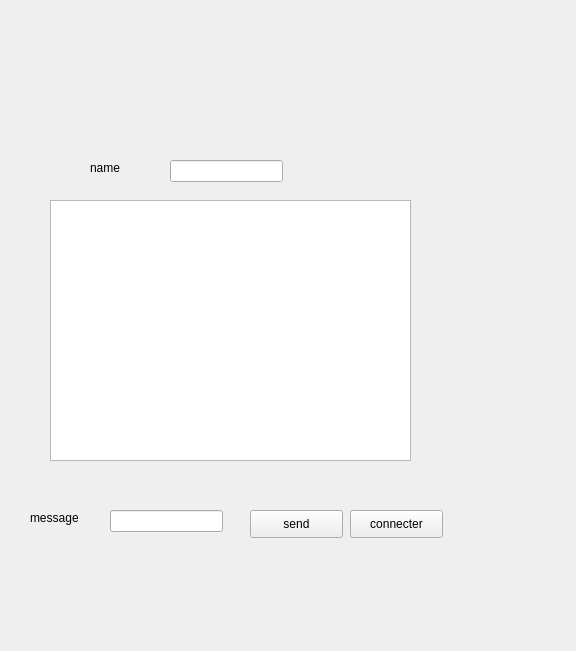
<?xml version="1.0" encoding="UTF-8"?>
<ui version="4.0">
 <class>Widget</class>
 <widget class="QWidget" name="Widget">
  <property name="geometry">
   <rect>
    <x>0</x>
    <y>0</y>
    <width>576</width>
    <height>651</height>
   </rect>
  </property>
  <property name="windowTitle">
   <string>Form</string>
  </property>
  <widget class="QPushButton" name="bind">
   <property name="geometry">
    <rect>
     <x>350</x>
     <y>510</y>
     <width>93</width>
     <height>28</height>
    </rect>
   </property>
   <property name="text">
    <string>connecter</string>
   </property>
  </widget>
  <widget class="QLineEdit" name="name">
   <property name="geometry">
    <rect>
     <x>170</x>
     <y>160</y>
     <width>113</width>
     <height>22</height>
    </rect>
   </property>
  </widget>
  <widget class="QLabel" name="label_4">
   <property name="geometry">
    <rect>
     <x>220</x>
     <y>810</y>
     <width>56</width>
     <height>16</height>
    </rect>
   </property>
   <property name="text">
    <string>message</string>
   </property>
  </widget>
  <widget class="QPushButton" name="bind_2">
   <property name="geometry">
    <rect>
     <x>540</x>
     <y>810</y>
     <width>93</width>
     <height>28</height>
    </rect>
   </property>
   <property name="text">
    <string>connecter</string>
   </property>
  </widget>
  <widget class="QPushButton" name="sent">
   <property name="geometry">
    <rect>
     <x>250</x>
     <y>510</y>
     <width>93</width>
     <height>28</height>
    </rect>
   </property>
   <property name="text">
    <string>send</string>
   </property>
  </widget>
  <widget class="QLabel" name="label">
   <property name="geometry">
    <rect>
     <x>90</x>
     <y>160</y>
     <width>56</width>
     <height>16</height>
    </rect>
   </property>
   <property name="text">
    <string>name</string>
   </property>
  </widget>
  <widget class="QLineEdit" name="message_2">
   <property name="geometry">
    <rect>
     <x>300</x>
     <y>810</y>
     <width>113</width>
     <height>22</height>
    </rect>
   </property>
  </widget>
  <widget class="QLabel" name="label_2">
   <property name="geometry">
    <rect>
     <x>30</x>
     <y>510</y>
     <width>56</width>
     <height>16</height>
    </rect>
   </property>
   <property name="text">
    <string>message</string>
   </property>
  </widget>
  <widget class="QLineEdit" name="message">
   <property name="geometry">
    <rect>
     <x>110</x>
     <y>510</y>
     <width>113</width>
     <height>22</height>
    </rect>
   </property>
  </widget>
  <widget class="QTextEdit" name="textEdit">
   <property name="geometry">
    <rect>
     <x>50</x>
     <y>200</y>
     <width>361</width>
     <height>261</height>
    </rect>
   </property>
  </widget>
  <widget class="QPushButton" name="sent_2">
   <property name="geometry">
    <rect>
     <x>440</x>
     <y>810</y>
     <width>93</width>
     <height>28</height>
    </rect>
   </property>
   <property name="text">
    <string>send</string>
   </property>
  </widget>
 </widget>
 <resources/>
 <connections/>
</ui>
